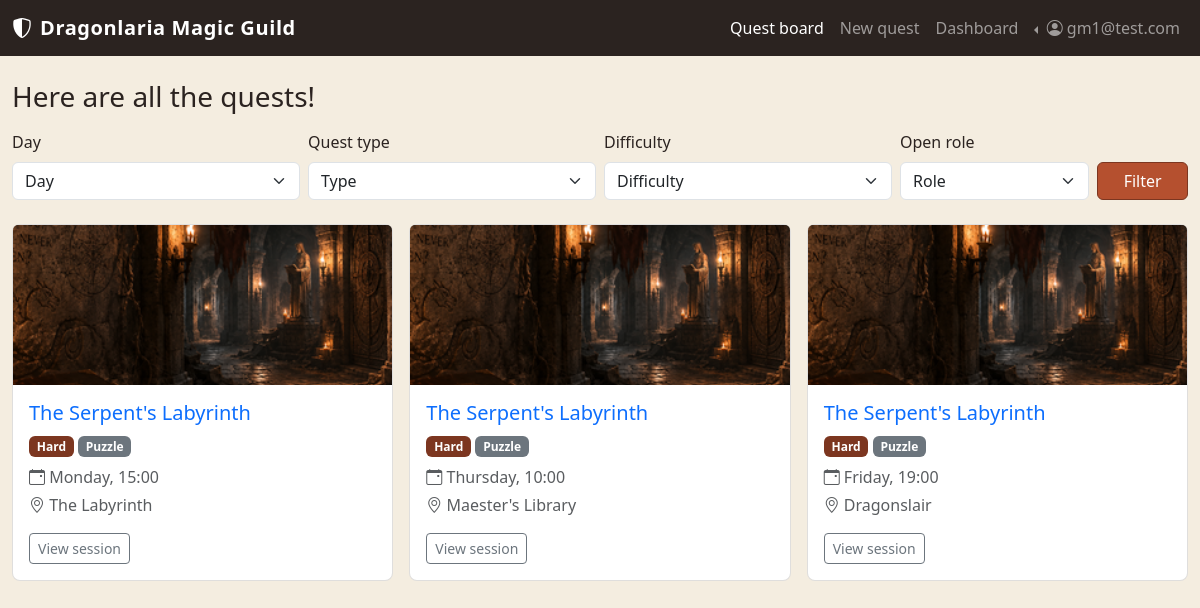
Screenshot of / (signed in) with the database file from the repository.
### tables this page shows
CREATE TABLE "USERS" (
	"user_id"	INTEGER NOT NULL UNIQUE,
	"email"	TEXT NOT NULL UNIQUE,
	"password_hash"	TEXT NOT NULL UNIQUE,
	"role"	TEXT NOT NULL,
	PRIMARY KEY("user_id" AUTOINCREMENT)
);

CREATE TABLE "QUEST_SESSIONS" (
	"session_id"	INTEGER NOT NULL UNIQUE,
	"quest_id"	INTEGER NOT NULL,
	"day"	TEXT NOT NULL,
	"start_time"	TEXT NOT NULL,
	"location"	TEXT NOT NULL,
	PRIMARY KEY("session_id" AUTOINCREMENT),
	FOREIGN KEY("quest_id") REFERENCES "QUESTS"("quest_id")
);

CREATE TABLE "QUESTS" (
	"quest_id"	INTEGER NOT NULL UNIQUE,
	"created_by"	INTEGER NOT NULL,
	"title"	TEXT NOT NULL,
	"dur_mins"	INTEGER NOT NULL,
	"quest_type"	TEXT NOT NULL,
	"difficulty"	TEXT NOT NULL,
	"desc"	TEXT NOT NULL,
	"image_path"	TEXT NOT NULL,
	PRIMARY KEY("quest_id" AUTOINCREMENT),
	FOREIGN KEY("created_by") REFERENCES "USERS"("user_id")
);

### app.py (the view)
@app.route("/")
def homepage():
    selected_day = request.args.get("day") or None
    selected_quest_type = request.args.get("quest_type") or None
    selected_difficulty = request.args.get("difficulty") or None
    selected_role = request.args.get("role") or None
    sessions_db = quest_sessions_dao.get_all_sessions(day=selected_day, quest_type=selected_quest_type,
        difficulty=selected_difficulty, role=selected_role,)
    return render_template("public/homepage.html", sessions=sessions_db, days=DAYS, quest_types=QUEST_TYPES,
        difficulties=DIFFICULTIES, roles=list(ROLE_CAPACITIES.keys()))

### app.py (called while the page is built)
@login_manager.user_loader
def load_user(user_id):
    db_user = users_dao.get_user_by_id(user_id)
    if db_user is None:
        return None
    return User(id=db_user["user_id"], email=db_user["email"],
                password_hash=db_user["password_hash"], role=db_user["role"])

### models.py (called while the page is built)
    def is_adventurer(self):
        return self.role == "adventurer"

    def is_guild_master(self):
        return self.role == "guild_master"

### users_dao.py (called while the page is built)
def get_user_by_id(user_id):
    query = "SELECT * FROM USERS WHERE user_id = ?"
    conn = sqlite3.connect("database/myquest.db")
    conn.row_factory = sqlite3.Row
    cursor = conn.cursor()
    cursor.execute(query, (user_id,))
    db_user = cursor.fetchone()
    cursor.close()
    conn.close()
    return db_user

### templates/public/homepage.html (shortened to what this page needs)
{% extends "base.html" %}
{% block home_active %}active{% endblock %}
{% block content %}
<div class="col-12">
  <h1 class="h3 mb-3">Here are all the quests!</h1>
  <form method="GET" action="{{ url_for('homepage') }}" class="row g-2 align-items-end mb-4">
    <div class="col-6 col-md-3">
      <label for="filterDay" class="form-label">Day</label>
      <select class="form-select" id="filterDay" name="day">
        <option value="">Day</option>
      </select>
    </div>
    <div class="col-6 col-md-3">
      <label for="filterType" class="form-label">Quest type</label>
      <select class="form-select" id="filterType" name="quest_type">
        <option value="">Type</option>
      </select>
    </div>
    <div class="col-6 col-md-3">
      <label for="filterDifficulty" class="form-label">Difficulty</label>
      <select class="form-select" id="filterDifficulty" name="difficulty">
        <option value="">Difficulty</option>
      </select>
    </div>
    <div class="col-6 col-md-2">
      <label for="filterRole" class="form-label">Open role</label>
      <select class="form-select" id="filterRole" name="role">
        <option value="">Role</option>
      </select>
    </div>
    <div class="col-12 col-md-1 d-grid">
      <button type="submit" class="btn btn-guild-primary">Filter</button>
    </div>
  </form>
  <div class="row row-cols-1 row-cols-md-2 row-cols-lg-3 g-3">
    {% for s in sessions %}
    <div class="col">
      <article class="card quest-card h-100">
        {% if s.image_path %}
        <img src="{{ url_for('static', filename=s.image_path) }}" class="card-img-top" alt="Illustration for {{ s.title }}">
        {% endif %}
        <div class="card-body">
          <h2 class="h5 card-title">
            <a href="{{ url_for('quest', quest_id=s.quest_id) }}" class="text-decoration-none">{{ s.title }}</a>
          </h2>
          <p class="card-text mb-2">
            <span class="badge badge-difficulty-{{ s.difficulty }}">{{ s.difficulty|capitalize }}</span>
            <span class="badge bg-secondary">{{ s.quest_type|capitalize }}</span>
          </p>
          <p class="card-text text-muted mb-1">
            <i class="bi bi-calendar-event"></i> {{ s.day }}, <time>{{ s.start_time }}</time>
          </p>
          <p class="card-text text-muted">
            <i class="bi bi-geo-alt"></i> {{ s.location }}
          </p>
          <a href="{{ url_for('session', session_id=s.session_id) }}" class="btn btn-outline-secondary btn-sm">View session</a>
        </div>
      </article>
    </div>
    {% endfor %}
  </div>
</div>
{% endblock %}

### templates/base.html (shortened to what this page needs)
<!doctype html>
<html lang="en">
<head>
  <link href="https://cdn.jsdelivr.net/npm/bootstrap@5.3.5/dist/css/bootstrap.min.css" rel="stylesheet"
>
  <link rel="stylesheet" href="https://cdn.jsdelivr.net/npm/bootstrap-icons@1.11.3/font/bootstrap-icons.min.css">
  <link rel="stylesheet" href="{{ url_for('static', filename='style.css') }}">
</head>
<body>
  <header id="site-header">
    <nav class="navbar navbar-dark navbar-expand-lg guild-navbar">
      <div class="container-fluid">
        <a class="navbar-brand d-flex align-items-center gap-2" href="{{ url_for('homepage') }}">
          <i class="bi bi-shield-shaded"></i>
          <span class="brand-title">Dragonlaria Magic Guild</span>
        </a>
        <div class="collapse navbar-collapse" id="navbarSupportedContent">
          <ul class="navbar-nav ms-auto align-items-lg-center">
            <li class="nav-item">
              <a class="nav-link {% block home_active %}{% endblock %}" aria-current="page"
                href="{{ url_for('homepage') }}">Quest board</a>
            </li>
            {% if current_user.is_authenticated %}
              {% if current_user.is_adventurer() %}
                <li class="nav-item">
                  <a class="nav-link {% block profile_active %}{% endblock %}"
                    href="{{ url_for('profile') }}">My quests</a>
                </li>
              {% elif current_user.is_guild_master() %}
                <li class="nav-item">
                  <a class="nav-link {% block new_quest_active %}{% endblock %}"
                    href="{{ url_for('new_quest_form') }}">New quest</a>
                </li>
                <li class="nav-item">
                  <a class="nav-link {% block gm_profile_active %}{% endblock %}"
                    href="{{ url_for('gm_profile') }}">Dashboard</a>
                </li>
              {% endif %}
              <li class="nav-item dropdown dropstart">
                <a class="nav-link dropdown-toggle" href="#" role="button" data-bs-toggle="dropdown"
                  aria-expanded="false">
                  <i class="bi bi-person-circle"></i> {{ current_user.email }}
                </a>
              </li>
            {% endif %}
          </ul>
        </div>
      </div>
    </nav>
  </header>
  <div class="container-fluid mt-4">
    <div class="row">
      {% block content %}{% endblock %}
    </div>
  </div>
</body>
</html>

### static/style.css (style rules this page uses)
:root { --guild-ember: #b5502f; --guild-ember-dark: #7c3620; --guild-parchment: #f4ede0; --guild-ink: #2b2320; --guild-forest: #3c5741; }
body { background-color: var(--guild-parchment); color: var(--guild-ink); }
.guild-navbar { background-color: var(--guild-ink); }
.brand-title { font-weight: 600; letter-spacing: 0.03em; }
.btn-guild-primary { background-color: var(--guild-ember); border-color: var(--guild-ember-dark); color: #fff; }
.quest-card { border: 1px solid rgba(43, 35, 32, 0.15); border-radius: 0.5rem; background-color: #fff; }
.quest-card .card-img-top { height: 160px; object-fit: cover; }
.badge-difficulty-hard { background-color: var(--guild-ember-dark); }

### rows the page displays
USERS: email "gm1@test.com"
QUEST_SESSIONS: image_path (picture), title "The Serpent's Labyrinth", difficulty "Hard", quest_type "Puzzle", day "Monday", start_time "15:00", location "The Labyrinth"
QUEST_SESSIONS: image_path (picture), title "The Serpent's Labyrinth", difficulty "Hard", quest_type "Puzzle", day "Thursday", start_time "10:00", location "Maester's Library"
QUEST_SESSIONS: image_path (picture), title "The Serpent's Labyrinth", difficulty "Hard", quest_type "Puzzle", day "Friday", start_time "19:00", location "Dragonslair"
